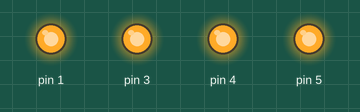
The sketch below on a simulated Arduino Uno, built with avr-gcc and run on an emulated ATmega328P. Shown: output pins drawn as LEDs (lit = HIGH).

Above: at 0.2 s.
At 1.8 s:
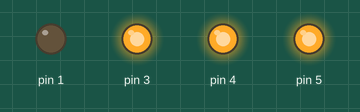
At 2.6 s:
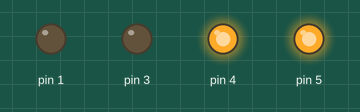
At 3.4 s:
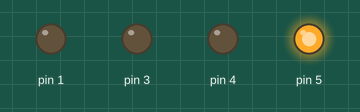
At 4.3 s:
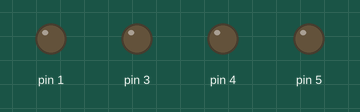
Timing chart, 0 to 6.5 s (numbered marks = the images above):
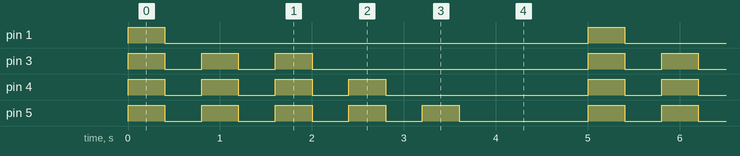

The sketch:

identify-pins.ino
```cpp
// (licence header left out)
void setup() {
    pinMode(1, OUTPUT);
    pinMode(3, OUTPUT);
    pinMode(4, OUTPUT);
    pinMode(5, OUTPUT);
}

void loop() {
    for (int i = 1; i < 6; i++)
    {
        for (int pin = i; pin < 6; pin++)
        {
            if (pin != 2)
            {
                digitalWrite(pin, HIGH);
            }
        }

        delay(400);

        for (int pin = i; pin < 6; pin++)
        {
            if (pin != 2)
            {
                digitalWrite(pin, LOW);
            }
        }

        delay(400);
    }

    delay(1000);

}
```

Measured:
- by itself, pin 1: alternates HIGH for 0.40 s and LOW for 4.6 s
- by itself, pin 3: repeats every 5.0 s: 2 × (LOW 0.40 s, HIGH 0.40 s), LOW 3.0 s, HIGH 0.40 s
- by itself, pin 4: repeats every 5.0 s: 3 × (LOW 0.40 s, HIGH 0.40 s), LOW 2.2 s, HIGH 0.40 s
- by itself, pin 5: repeats every 5.0 s: 4 × (LOW 0.40 s, HIGH 0.40 s), LOW 1.4 s, HIGH 0.40 s
